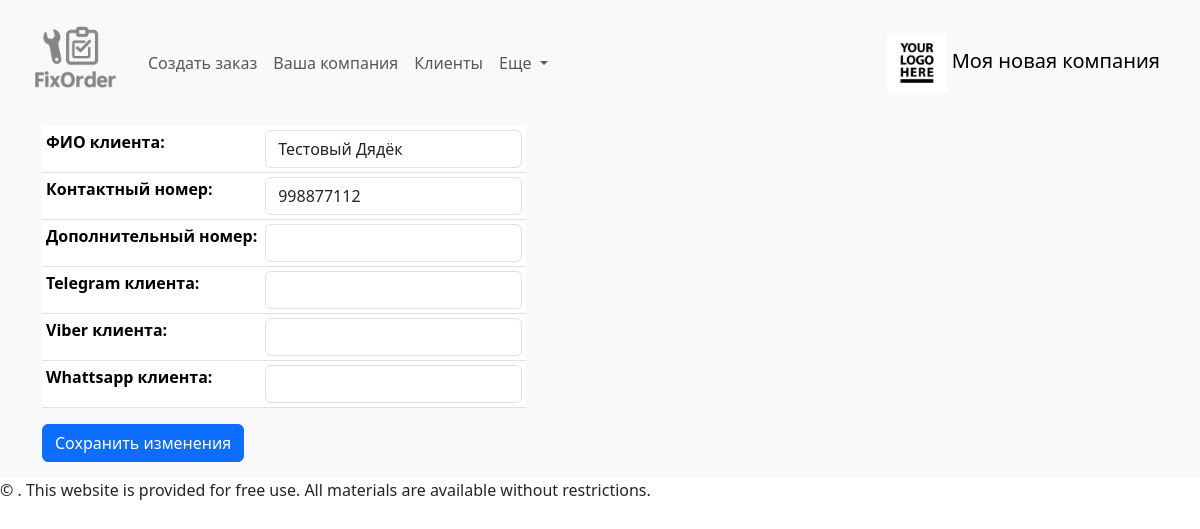
Before: /editclient/48/ with the older database file.
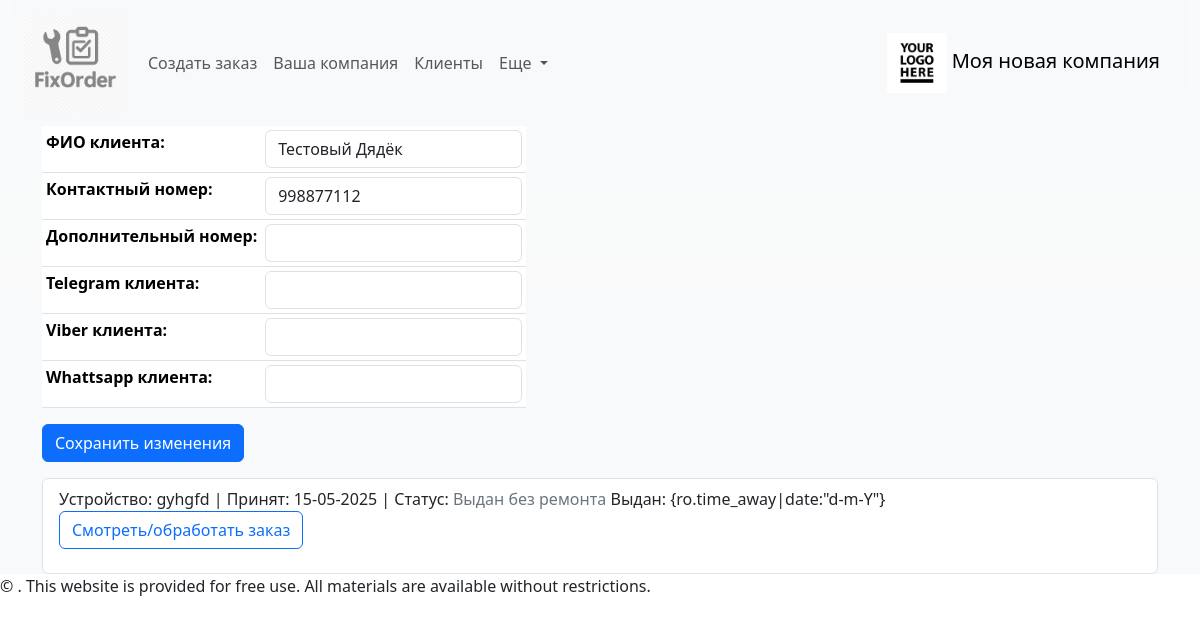
After: the same page with the newer database file.
### fixorder/models.py (models this page shows, shortened)
class Order(models.Model):
    order_client = models.ForeignKey(Client, related_name='client', null=True, on_delete=models.SET_NULL, verbose_name='Клиент')
    executor = models.ForeignKey(Employee, blank=True, null=True, related_name='executor', on_delete=models.SET_NULL, verbose_name='Исполнитель')
    time_create = models.DateTimeField(auto_now_add=True, verbose_name='Дата прихода')
    time_update = models.DateTimeField(auto_now=True, verbose_name='Дата изменения')
    time_demand = models.DateField(blank=True, null=True, verbose_name='Срок ремонта')
    time_away = models.DateTimeField(null=True, blank=True, verbose_name='Дата выдачи')
    device = models.CharField(max_length=255, verbose_name='Устройство')
    defect = models.TextField(max_length=400, verbose_name='Неисправность')
    device_password = models.CharField(max_length=50, blank=True, null=True, verbose_name='Пароль')
    device_exterior = models.TextField(max_length=400, blank=True, null=True, verbose_name='Внешний вид')
    initial_price = models.CharField(max_length=10, blank=True, null=True, verbose_name='Ориентировочная стоимость')
    prepaid = models.DecimalField(max_digits=10, decimal_places=2, blank=True, null=True, verbose_name='Предоплата')
    notes = models.TextField(max_length=500, blank=True, null=True, verbose_name='Заметки')
    total_price = models.DecimalField(max_digits=10, decimal_places=2, blank=True, default=0, verbose_name='Итоговая стоимость')
    status = models.ForeignKey(OrderStatus, on_delete=models.DO_NOTHING, default=4, related_name='related_order', verbose_name='Статус ремонта')
    conclusion = models.TextField(max_length=500, blank=True, null=True, verbose_name='Заключение мастера')
    remain_to_pay = models.DecimalField(max_digits=10, decimal_places=2, null=True, blank=True, default=0, verbose_name='Осталось оплатить')
    class Meta:
        verbose_name = "Заказы"
        verbose_name_plural = "Заказы"
        ordering = ["-time_create"]
        indexes = [models.Index(fields=["-time_create"]), models.Index(fields=["status"])]
    def get_absolute_url(self):
        return reverse('order', kwargs={'pk': self.pk})

class OrderStatus(models.Model):
    status = models.CharField(max_length=100, unique=True, db_index=True, verbose_name='Статус заказа')
    def __str__(self):
        return self.status

### fixorder/views.py (the view, shortened to what this page needs)
# urls.py: path('editclient/<int:pk>/', views.EditClient.as_view(), name='editclient'),
class EditClient(UpdateView):
    model = Client
    pk_url_kwarg = 'pk'
    fields = '__all__'
    template_name = 'fixorder/editclient.html'
    success_url = reverse_lazy('clientlist')
    extra_context = {'title': 'Клиент', 'header': 'Просмотреть/редактировать клиента'}
    def get_context_data(self, **kwargs):
        context = super().get_context_data(**kwargs)
        print(self.object)  # Для проверки, что объект не None
        if self.object:
            context['related_orders'] = Order.objects.filter(order_client=self.object)
        return context
    def get_form(self, form_class=None):
        form = super().get_form(form_class)
        for field in form.fields.values():
            field.widget.attrs.update({'class': 'form-control'})  # Добавляем form-control ко всем полям
        return form

### fixorder/models.py (called while the page is built)
    def __str__(self):
        return f'{self.name} {self.phone} {self.phone1}'

### fixorder/templatetags/fixorder_tags.py (called while the page is built)
@register.simple_tag
def logo_url():
    return static('img/logo.png')

@register.simple_tag
def get_company_name():
    return Company.objects.get(pk=1).brand_name

### fixorder/templates/fixorder/editclient.html (shortened to what this page needs)
{% extends 'fixorder/base.html' %}
{% load static %}
{% block content %}
<form action="" method="post" enctype="multipart/form-data">
    <table class="table table-hover table-sm w-auto">
       {{ form.as_table }}
   </table>
    <button type="submit" class="btn btn-primary">Сохранить изменения</button>
</form>
<p>
<ul class="list-group">
       {% for ro in related_orders %}
         <li class="list-group-item">
             Устройство: {{ro.device}} | Принят: {{ro.time_create|date:"d-m-Y"}} | Статус: {% if ro.status.status == "Активен" %}<span class="text-primary"> {{ro.status}}</span>
         {% elif ro.status.status == "Готов" %}<span class="text-success"> {{ro.status}}</span>
        {% elif ro.status.status == "Выдан без ремонта" %}<span class="text-secondary"> {{ro.status}}</span>
        {% elif ro.status.status == "Выдан" %}<span class="text-secondary"> {{ro.status}}</span> {% endif %}
         {% if ro.time_away %} Выдан: {ro.time_away|date:"d-m-Y"} {% endif %}<p>
             <a href="{{ ro.get_absolute_url }}" class="btn btn-outline-primary">Смотреть/обработать заказ</a>
            {% endfor %}
             </ul>
    </div></li>
{% endblock %}

Changed rows visible on the page:
added Order: device "gyhgfd", time_create "15-05-2025", status "Выдан без ремонта", shows "Выдан: {ro.time_away|date:\"d-m-Y\"}"
